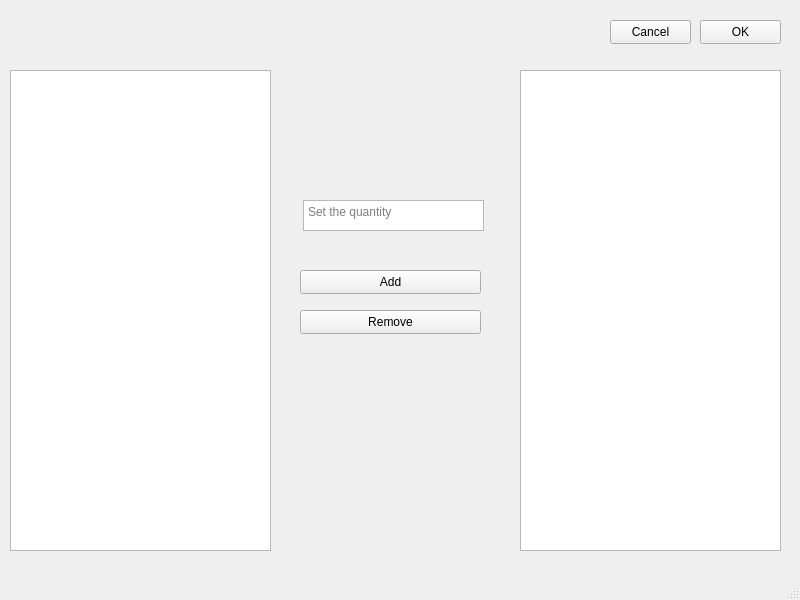
<?xml version="1.0" encoding="UTF-8"?>
<ui version="4.0">
 <class>ItemSelection</class>
 <widget class="QMainWindow" name="ItemSelection">
  <property name="geometry">
   <rect>
    <x>0</x>
    <y>0</y>
    <width>800</width>
    <height>600</height>
   </rect>
  </property>
  <property name="windowTitle">
   <string>Item Selection</string>
  </property>
  <widget class="QWidget" name="centralwidget">
   <widget class="QLabel" name="locationTitle">
    <property name="geometry">
     <rect>
      <x>10</x>
      <y>10</y>
      <width>301</width>
      <height>41</height>
     </rect>
    </property>
    <property name="font">
     <font>
      <pointsize>20</pointsize>
     </font>
    </property>
    <property name="text">
     <string/>
    </property>
   </widget>
   <widget class="QListWidget" name="itemList">
    <property name="geometry">
     <rect>
      <x>10</x>
      <y>70</y>
      <width>261</width>
      <height>481</height>
     </rect>
    </property>
   </widget>
   <widget class="QListWidget" name="selectedItems">
    <property name="geometry">
     <rect>
      <x>520</x>
      <y>70</y>
      <width>261</width>
      <height>481</height>
     </rect>
    </property>
   </widget>
   <widget class="QLabel" name="totalSize">
    <property name="geometry">
     <rect>
      <x>280</x>
      <y>530</y>
      <width>231</width>
      <height>20</height>
     </rect>
    </property>
    <property name="font">
     <font>
      <pointsize>12</pointsize>
     </font>
    </property>
    <property name="text">
     <string/>
    </property>
    <property name="alignment">
     <set>Qt::AlignCenter</set>
    </property>
   </widget>
   <widget class="QTextEdit" name="quantity">
    <property name="geometry">
     <rect>
      <x>303</x>
      <y>200</y>
      <width>181</width>
      <height>31</height>
     </rect>
    </property>
    <property name="placeholderText">
     <string>Set the quantity</string>
    </property>
   </widget>
   <widget class="QLabel" name="ItemSize">
    <property name="geometry">
     <rect>
      <x>280</x>
      <y>150</y>
      <width>231</width>
      <height>20</height>
     </rect>
    </property>
    <property name="font">
     <font>
      <pointsize>12</pointsize>
     </font>
    </property>
    <property name="text">
     <string/>
    </property>
    <property name="alignment">
     <set>Qt::AlignCenter</set>
    </property>
   </widget>
   <widget class="QPushButton" name="okButton">
    <property name="geometry">
     <rect>
      <x>700</x>
      <y>20</y>
      <width>81</width>
      <height>24</height>
     </rect>
    </property>
    <property name="text">
     <string>OK</string>
    </property>
   </widget>
   <widget class="QPushButton" name="cancelButton">
    <property name="geometry">
     <rect>
      <x>610</x>
      <y>20</y>
      <width>81</width>
      <height>24</height>
     </rect>
    </property>
    <property name="text">
     <string>Cancel</string>
    </property>
   </widget>
   <widget class="QPushButton" name="addToList">
    <property name="geometry">
     <rect>
      <x>300</x>
      <y>270</y>
      <width>181</width>
      <height>24</height>
     </rect>
    </property>
    <property name="text">
     <string>Add</string>
    </property>
   </widget>
   <widget class="QPushButton" name="remove">
    <property name="geometry">
     <rect>
      <x>300</x>
      <y>310</y>
      <width>181</width>
      <height>24</height>
     </rect>
    </property>
    <property name="text">
     <string>Remove</string>
    </property>
   </widget>
   <widget class="QLabel" name="itemName">
    <property name="geometry">
     <rect>
      <x>280</x>
      <y>110</y>
      <width>231</width>
      <height>20</height>
     </rect>
    </property>
    <property name="font">
     <font>
      <pointsize>12</pointsize>
     </font>
    </property>
    <property name="text">
     <string/>
    </property>
    <property name="alignment">
     <set>Qt::AlignCenter</set>
    </property>
   </widget>
  </widget>
  <widget class="QMenuBar" name="menubar">
   <property name="geometry">
    <rect>
     <x>0</x>
     <y>0</y>
     <width>800</width>
     <height>22</height>
    </rect>
   </property>
  </widget>
  <widget class="QStatusBar" name="statusbar"/>
 </widget>
 <resources/>
 <connections/>
</ui>
